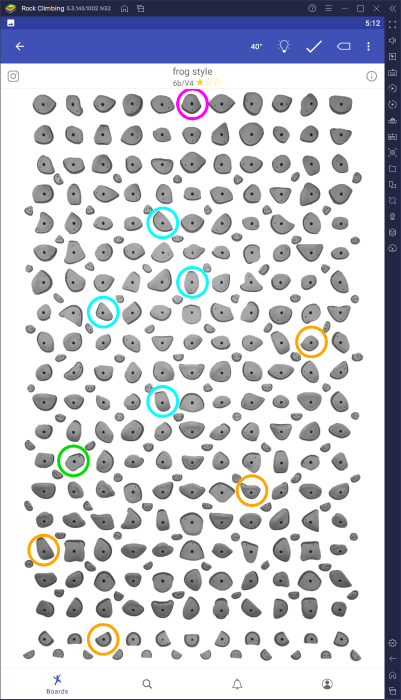
#> input picture Kilter Board Project Code (without images)/first.png, 802 x 1399 px (shown at 1/2 size)
$ jupyter execute --allow-errors 'Kilterboard Coordinate planning.ipynb'
#> lines starting #> are read from the running program, lines starting #| are printed output that depends on the picture; after the words box and inside, x2 and y2 are one past the last pixel; in counts of white or black regions, pixels touching at a corner belong together
[cell 1]
import numpy as np
import cv2

#Todo:

#find grid for feet holds (two grids for the feet)
#find thresholds for each type

[cell 2]
hand_x = [54,114,173,233,293,352,412,471,530,590,650,]
hand_y = [176,235,295,354,414,473,533,592,652,711,771,831,890,950,1009,1069,1128,1188,1247]

#need foot1 grid, foot 2 grid, bottom foot row coordinates

[cell 3]
img = cv2.resize(cv2.imread('first.png'), (0, 0), fx=1, fy=1)
#> img is the input picture: shape (1399, 802, 3); mean B, G, R 207.7, 200.3, 198.3
hand = cv2.resize(cv2.imread('hand.png'), (0, 0), fx=1, fy=1)
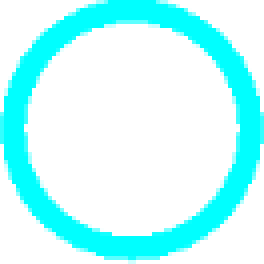
#> input picture Kilter Board Project Code (without images)/hand.png, 66 x 66 px (shown 4 times larger)
#> hand is the input picture: shape (66, 66, 3); mean B, G, R 255, 255, 190
foot = cv2.resize(cv2.imread('foot.png'), (0, 0), fx=1, fy=1)
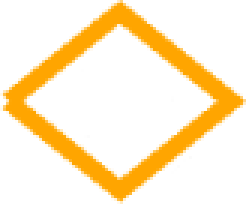
#> input picture Kilter Board Project Code (without images)/foot.png, 82 x 68 px (shown 3 times larger)
#> foot is the input picture: shape (68, 82, 3); mean B, G, R 203.3, 236.8, 255
#> (the rest of this cell did not finish here and is left out)

[cell 4]
# [5 lines of commented-out code are left out]

[cell 5]
grid = np.meshgrid(hand_x,hand_y)
#> grid = 2 items
grid = np.array(grid)
holds = grid.reshape(2,-1).T
#> holds = 209 pairs, first value 54 to 650, second value 176 to 1247

[cell 6]
def find_id(input_cord, holds = holds):
  x_dist = (input_cord[0] - holds[:, 0]) #All rows, 0th element in each row
  y_dist = (input_cord[1] - holds[:, 1]) #All rows, first element in each row
  distance = (x_dist**2) + (y_dist**2) #diagonal distance
  return np.argmin(distance)

def find_many_id(my_holds, holds = holds):
  return [find_id(my_holds[i]) for i in range(len(my_holds))]

[cell 7]
hand_result = cv2.matchTemplate(img, hand, cv2.TM_CCOEFF_NORMED)
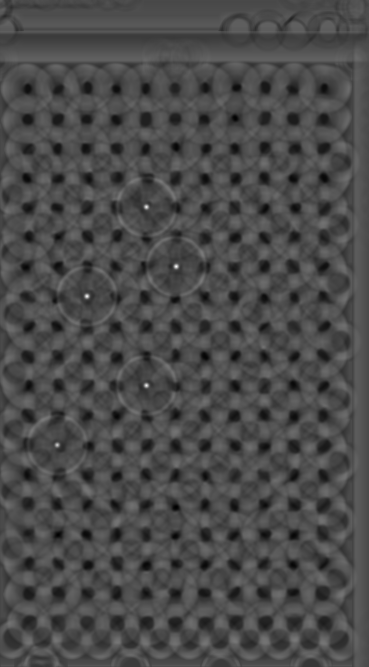
#> hand_result: shape (1334, 737) float32 (shown at 1/2 size); min -0.305, max 0.745, mean 0.00267; drawn with min black and max white
foot_result = cv2.matchTemplate(img, foot, cv2.TM_CCOEFF_NORMED)
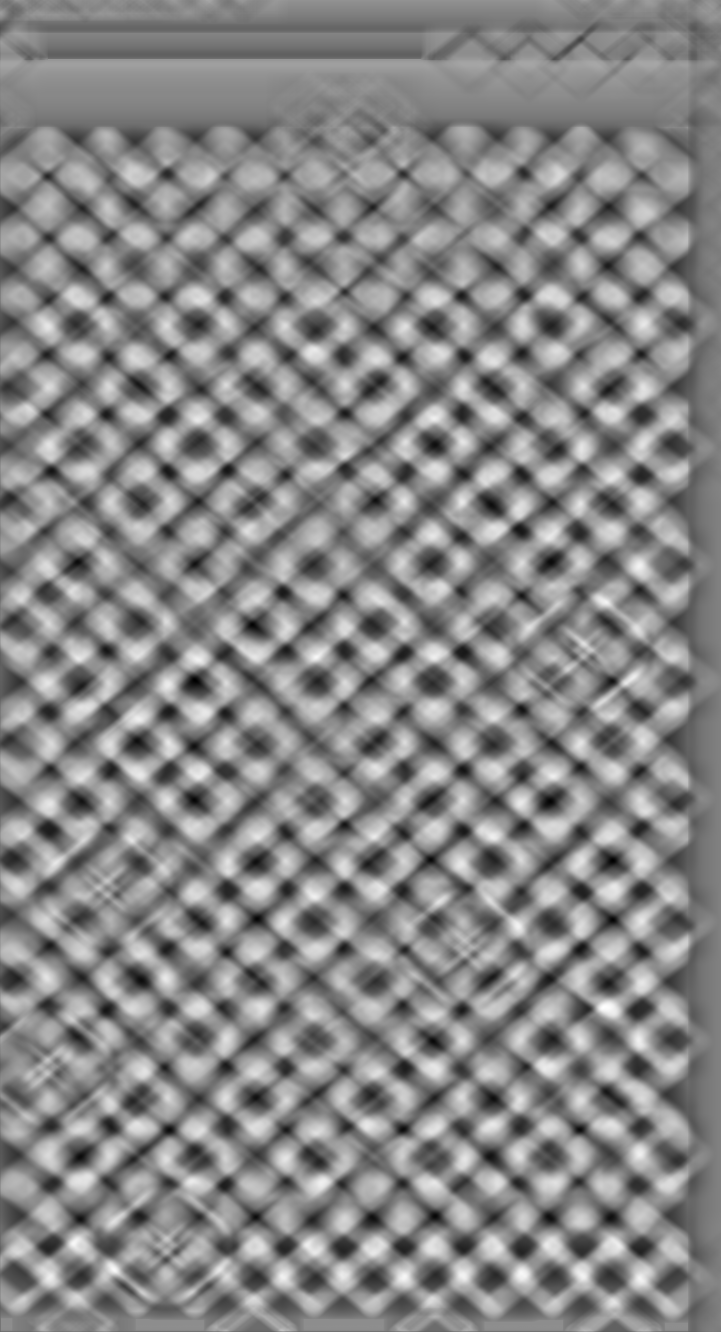
#> foot_result: shape (1332, 721) float32; min -0.288, max 0.252, mean -0.00264; drawn with min black and max white
#> (the rest of this cell did not finish here and is left out)

[cell 8]
hand_min_val, hand_max_val, hand_min_loc, hand_max_loc = cv2.minMaxLoc(hand_result)
#> hand_min_val = -0.305; hand_max_val = 0.745; hand_min_loc = (352, 1013); hand_max_loc = (352, 532)
foot_min_val, foot_max_val, foot_min_loc, foot_max_loc = cv2.minMaxLoc(foot_result)
#> foot_min_val = -0.288; foot_max_val = 0.252; foot_min_loc = (195, 680); foot_max_loc = (603, 1007)
#> (the rest of this cell did not finish here and is left out)

[cell 9]
hand_threshold = .40
foot_threshold = .40
start_threshold = .50
finish_threshold = .50

[cell 10]
hand_yloc, hand_xloc = np.where(hand_result >= hand_threshold)
#> hand_yloc = 132 values from 411 to 891; hand_xloc = 132 values, max 355 at index 42, min 112 at index 121, mean 259.9
foot_yloc, foot_xloc = np.where(foot_result >= foot_threshold)
#> foot_yloc = empty array; foot_xloc = empty array
#> (the rest of this cell did not finish here and is left out)

[cell 11]
hold_length = 60
hold_height = 60

[cell 12]
hand_rectangles = [[x, y, hold_length, hold_height] for x,y  in zip(hand_xloc, hand_yloc)]
#> hand_rectangles = 132 items, first 6: [291, 411, 60, 60], [292, 411, 60, 60], [293, 411, 60, 60], [290, 412, 60, 60], [291, 412, 60, 60], [292, 412, 60, 60]

[cell 13]
# hand_rectangles = []
# for (x, y) in zip(hand_xloc, hand_yloc):
#     hand_rectangles.append([x, y, hold_length, hold_height])

[cell 14]
foot_rectangles = []
for (x, y) in zip(foot_xloc, foot_yloc):
    foot_rectangles.append([x, y, hold_length, hold_height])
#> this loop made 0 passes
#> after the loop, foot_rectangles = []

[cell 15]
start_rectangles = []
#> (the rest of this cell did not finish here and is left out)

[cell 16]
finish_rectangles = []
#> (the rest of this cell did not finish here and is left out)

[cell 17]
hand_rectangles, weights = cv2.groupRectangles(hand_rectangles, 1, 0.2)
#> hand_rectangles = [[292, 413, 60, 60], [352, 532, 60, 60], [173, 592, 60, 60], [292, 770, 60, 60], [114, 890, 60, 60]]; weights = [26, 34, 32, 26, 14]
foot_rectangles, weights = cv2.groupRectangles(foot_rectangles, 1, 0.2)
#> foot_rectangles = (); weights = ()
start_rectangles, weights = cv2.groupRectangles(start_rectangles, 1, 0.2)
finish_rectangles, weights = cv2.groupRectangles(finish_rectangles, 1, 0.2)

[cell 18]
for (x, y, w, h) in hand_rectangles:
    cv2.rectangle(img, (x, y), (x + w, y + h), (0,0,0), 2)
#> this loop made 5 passes
#> (x, y) on passes 1 to 5: (292, 413), (352, 532), (173, 592), (292, 770), (114, 890)
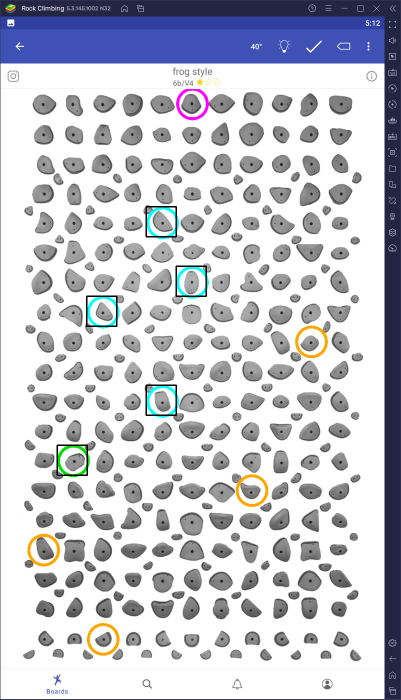
#> img: shape (1399, 802, 3) (shown at 1/2 size); 0.32% of pixels changed, all inside (x1, y1, x2, y2) = (113, 412, 414, 952)

[cell 19]
for (x, y, w, h) in foot_rectangles:
    cv2.rectangle(img, (x, y), (x + w, y + h), (0,0,0), 2)

[cell 20]
for (x, y, w, h) in start_rectangles:
    cv2.rectangle(img, (x, y), (x + w, y + h), (0,0,0), 2)

[cell 21]
for (x, y, w, h) in finish_rectangles:
    cv2.rectangle(img, (x, y), (x + w, y + h), (0,0,0), 2)

[cell 22]
main_grid = [ [0]*11 for i in range(19)] #19 rows 11 columns

[cell 23]
buffer = 5

test_grid = [ [0]*11 for i in range(19)] #19 rows 11 columns
for x in range(19):
    for y in range(11):
        top_left = (hand_x[y] - buffer, hand_y[x] - buffer)
        bottom_right = (hand_x[y] + buffer, hand_y[x] + buffer)

        test_grid[x][y] = (top_left, bottom_right)
        cv2.rectangle(img, top_left, bottom_right, (209,203,193), 2)


        for (x_pos, y_pos, _, _) in hand_rectangles:
            hand_position = (x_pos, y_pos)

            if(hand_position[0] >= top_left[0] and hand_position[0] <= bottom_right[0]#top left corner within grid
               and hand_position[1] >= top_left[1] and hand_position[1] <= bottom_right[1]):
                cv2.circle(img, (x_pos, y_pos), 3, (0,0,0), 2)
                cv2.circle(img, (x_pos, y_pos), 3, (255,255,0), -1)
                main_grid[x][y] = 1
                #print(x_pos,y_pos)

        for (x_pos, y_pos, _, _) in foot_rectangles:
            foot_position = (x_pos, y_pos)

            if(hand_position[0] >= top_left[0] and hand_position[0] <= bottom_right[0]#top left corner within grid
               and hand_position[1] >= top_left[1] and hand_position[1] <= bottom_right[1]):
                cv2.circle(img, (x_pos, y_pos), 3, (0,0,0), 2)
                cv2.circle(img, (x_pos, y_pos), 3, (255,170,0), -1)
                main_grid[x][y] = 1
                #print(x_pos,y_pos)

        for (x_pos, y_pos, _, _) in start_rectangles:
            start_position = (x_pos, y_pos)

            if(hand_position[0] >= top_left[0] and hand_position[0] <= bottom_right[0]#top left corner within grid
               and hand_position[1] >= top_left[1] and hand_position[1] <= bottom_right[1]):
                cv2.circle(img, (x_pos, y_pos), 3, (0,0,0), 2)
                cv2.circle(img, (x_pos, y_pos), 3, (0,255,0), -1)
                main_grid[x][y] = 1
                #print(x_pos,y_pos)

        for (x_pos, y_pos, _, _) in finish_rectangles:
            finish_position = (x_pos, y_pos)

            if(hand_position[0] >= top_left[0] and hand_position[0] <= bottom_right[0]#top left corner within grid
               and hand_position[1] >= top_left[1] and hand_position[1] <= bottom_right[1]):
                cv2.circle(img, (x_pos, y_pos), 3, (0,0,0), 2)
                cv2.circle(img, (x_pos, y_pos), 3, (255,0,255), -1)
                main_grid[x][y] = 1
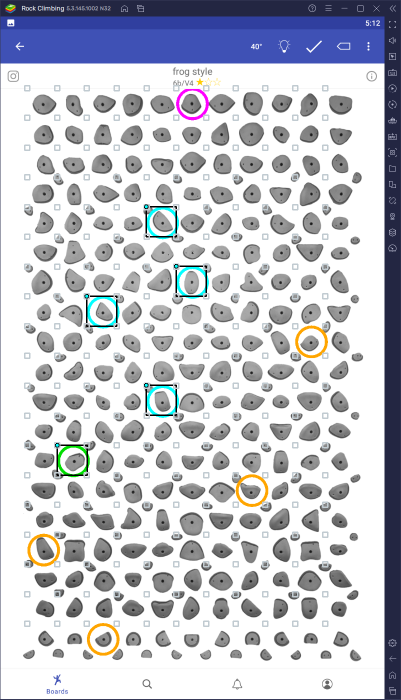
#> img: shape (1399, 802, 3) (shown at 1/2 size); 2.18% of pixels changed, all inside (x1, y1, x2, y2) = (48, 170, 657, 1254)
#> after the loop, main_grid = 19 items, first 6: [0, 0, 0, 0, 0, 0, 0, 0, 0, 0, 0], [0, 0, 0, 0, 0, 0, 0, 0, 0, 0, 0], [0, 0, 0, 0, 0, 0, 0, 0, 0, 0, 0], [0, 0, 0, 0, 0, 0, 0, 0, 0, 0, 0], [0, 0, 0, 0, 1, 0, 0, 0, 0, 0, 0], [0, 0, 0, 0, 0, 0, 0, 0, 0, 0, 0]; test_grid = 19 items
                #print(x_pos,y_pos)

[cell 24]
zoom = 0.6
img = cv2.resize(img, (0, 0), fx=zoom, fy=zoom)
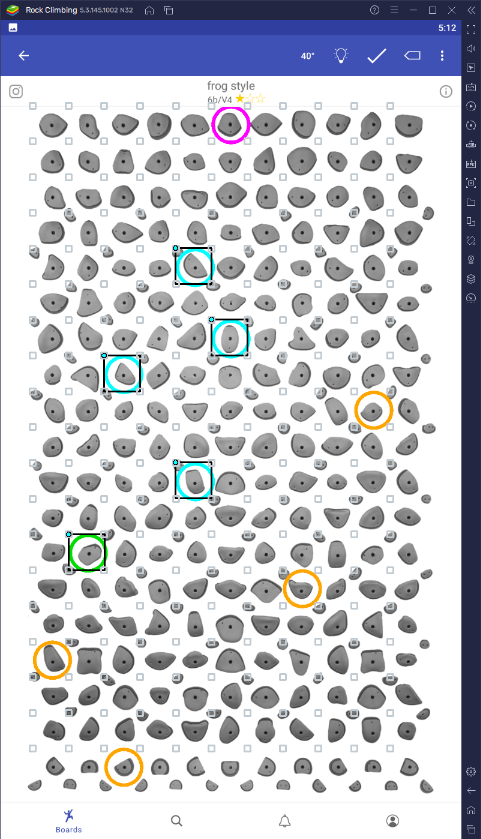
#> img: shape (839, 481, 3); mean B, G, R 206.8, 199.3, 197.4
cv2.imshow('img', img)
cv2.waitKey()
cv2.destroyAllWindows()

[cell 25]
print(sum(sum(main_grid,[]))) #number of holds
#| 5
